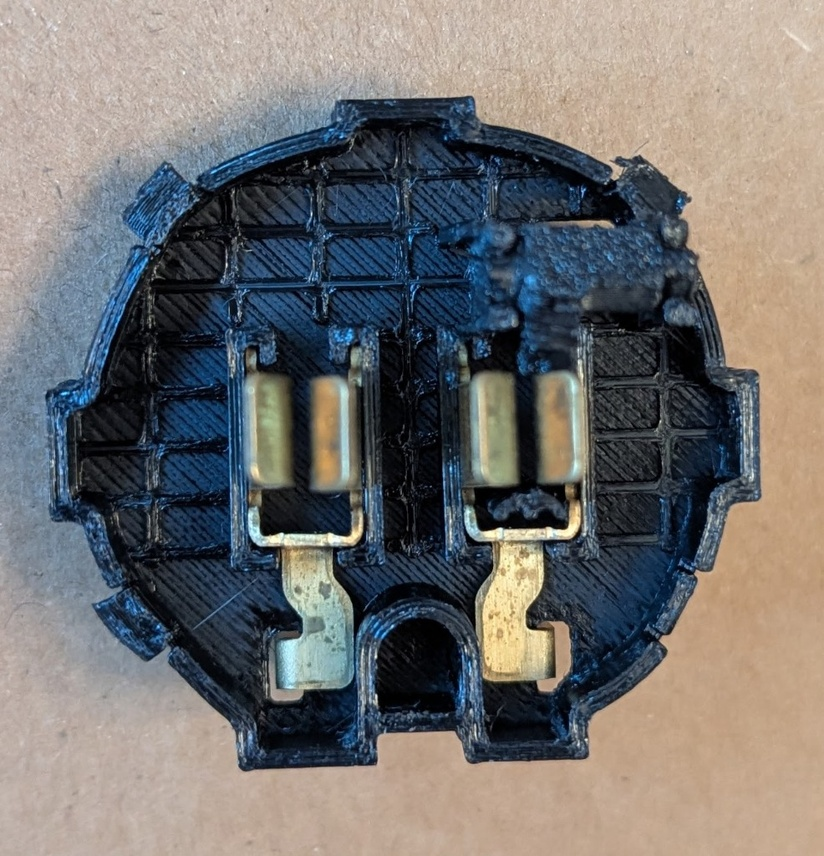
#> input picture testing/installed_brass_part_photo.jpg, 824 x 856 px, shrunk from 986 x 1024 before the run
$ python crop_installed_photo.py
#> lines starting #> are read from the running program, lines starting #| are printed output that depends on the picture
"""
testing/crop_installed_photo.py
Crops and enhances the bracket region of the installed brass part photo to inspect the floor and bracket interior.
"""
import os, sys
from PIL import Image

photo_path = os.path.join(os.path.dirname(__file__), 'installed_brass_part_photo.jpg')
if os.path.exists(photo_path):
    img = Image.open(photo_path)
#> img is the input picture: PIL image 824x856 RGB; mean R, G, B 115.4, 113.7, 112.7
    w, h = img.size
#> w = 824; h = 856
    print(f"Photo size: {w}x{h}")
#| Photo size: 824x856

    # Crop central bracket region
    # Center is approximately (w/2, h/2)
    crop_box = (int(w * 0.20), int(h * 0.30), int(w * 0.80), int(h * 0.85))
#> crop_box = (164, 256, 659, 727)
    cropped = img.crop(crop_box)
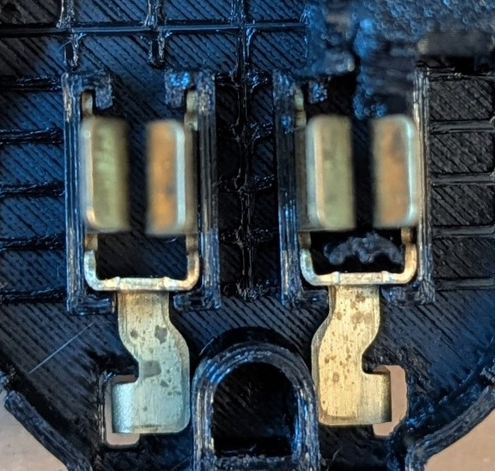
#> cropped: PIL image 495x471 RGB; mean R, G, B 59.2, 69.5, 76.7
    cropped.save(os.path.join(os.path.dirname(__file__), 'cropped_bracket_photo.jpg'))
    print("Saved cropped_bracket_photo.jpg")

$ run again, with testing/3d_plug_insertion_view.png saved as testing/installed_brass_part_photo.jpg
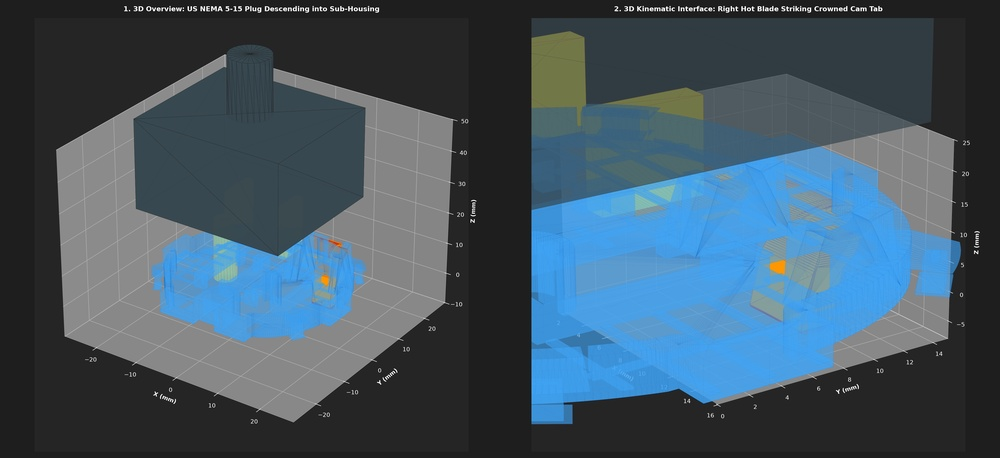
#> input picture testing/3d_plug_insertion_view.png, 1000 x 458 px, shrunk from 4800 x 2200 before the run
#> img is the input picture: PIL image 1000x458 RGB; mean R, G, B 65.5, 85.6, 100.1
#| Photo size: 1000x458
#> `cropped = img.crop(crop_box)`:
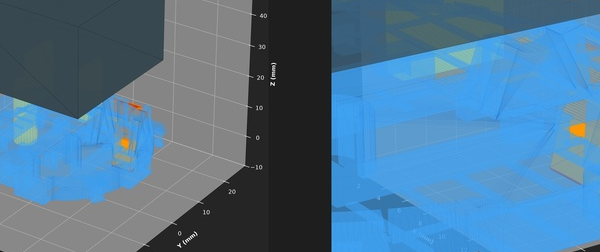
#> cropped: PIL image 600x252 RGB; mean R, G, B 77.1, 118.3, 149.7
